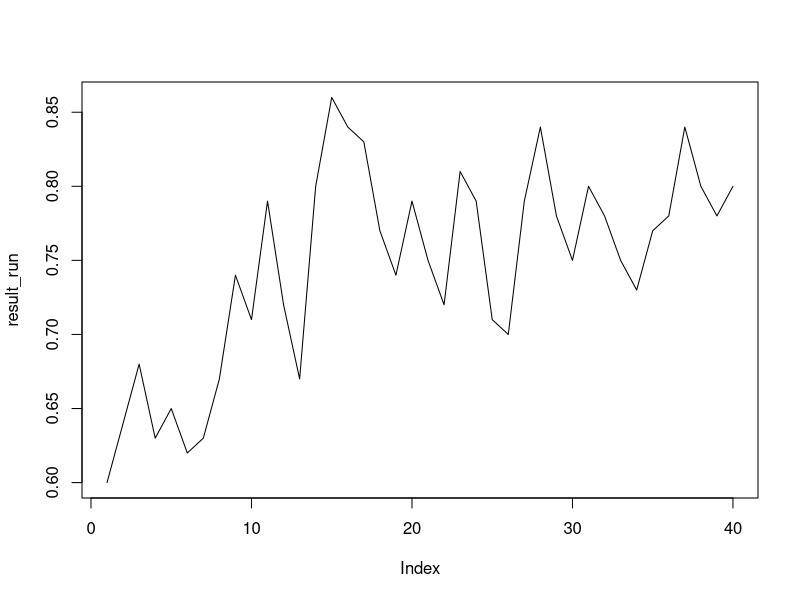

The R source for this figure: (Note: a time limit stopped this script after it produced the figure.)
# tic tac toe
#TODO: make it an shiny app
#report bug in lisp version:  (defun run) call (init)

library(purrr)

resample <- function(x, ...)
  x[sample.int(length(x), ...)]

num_rows <- 3L
num_cols <- 3L

# alpha <- 0.5
# eps <- 0.01

player_one <- 1L  #(x)
player_two <- -1L #(o)

# initializing the game
initialize <- function(init_state = 0L) {
  board <- matrix(init_state, num_rows, num_cols)
  return(board)
} ## board <- initialize(c(1,1,0,0,1,0,0,0,1))


# initializing the value table
initialize_state_value <- function(init_val = 0) {
  value_table <- rep(init_val, 512 * 512)
  value_table[[1]] <- 0.5
  return(value_table)
} ## value_table <- initialize_state_value(NA)


# hashing the board state
state_index <- function(board) {
  power_of_2 <- matrix(2 ^ (0:8), num_rows, num_cols) ## check this in more detail
  state_hash <- sum(power_of_2[board == player_one]) + (512 * sum(power_of_2[board == player_two])) + 1
  
  return(state_hash)
} ## state_index(board)


# returns the reward
reward <- function(board) {
  if (any(colSums(board) == 3L) | any(rowSums(board) == 3L) |
      any(sum(diag(board)) == 3L) |
      any(sum(diag(board[nrow(board):1, ])) == 3L)) {
    return(1)
    
  }
  else if (any(colSums(board) == -3L) | any(rowSums(board) == -3L) |
           any(sum(diag(board)) == -3L) |
           any(sum(diag(board[nrow(board):1, ])) == -3L)) {
    return(0)
  } else if (all(board != 0)) {
    return(0)
  }
  return(0.5)
}  ## reward(board)

# check for end of the game
is_done <- function(board) {
  if (any(colSums(board) == 3L) | any(rowSums(board) == 3L) |
      any(sum(diag(board)) == 3L) |
      any(sum(diag(board[nrow(board):1, ])) == 3L)) {
    return(TRUE) ## for player one
  }
  if (any(colSums(board) == -3L) | any(rowSums(board) == -3L) |
      any(sum(diag(board)) == -3L) |
      any(sum(diag(board[nrow(board):1, ])) == -3L)) {
    return(TRUE)  ## for player two
  } else if (all(board != 0)) {
    return(TRUE)  ## tie
  }
  return(FALSE) ## still games goes on!
}## is_done(board)

# getting and setting value in value table
value_get <- function(value_table, index) {
  return(value_table[[index]])
} ## value_get(value_table, state_index(board))

value_set <- function(value_table, index, value) {
  value_table[[index]] <- value
  invisible(value_table)
} ## value_table <- value_set(value_table, state_index(board), 0.13)

# next possible moves (open positions)
possible_moves <- function(board) {
  return(which(board == 0L))
} ## possible_moves(board)


next_move <- function(board, player, epsilon) {
  legal_moves <- possible_moves(board)
  if (runif(1) > epsilon) {
    # best move and also update the value of that state
    
    # iterating over 'legal_moves' and gathering their values in the 'value_table'
    values_of_legal_moves <-
      #first collecting the next possible states
      purrr::map(
        legal_moves,
        .f = next_state,
        board = board,
        player = player
      ) %>%
      # then calculating their indexes
      map_dbl(.f = state_index) %>%
      # finally getting their values
      map_dbl(.f = value_get, value_table = value_table)
    best_value <- which.max(values_of_legal_moves)
    list <- list("move" = legal_moves[best_value], "is_greedy" = T)
    return(list)
  } else {
    # exploratory move
    list <- list("move" = resample(legal_moves, 1),
                 "is_greedy" = F)
    return(list)
  }
}

# taking action in the board
next_state <- function(board, player, move){
  if (player != 1L & player != -1L)
    ## checking for correct player(+1 for player one and -1 for player two)
    stop("'player' argument in 'next_state()' must be either +1 or -1")
  
  legal_moves <- possible_moves(board)
  
  if(all(legal_moves != move))
    stop("wrong move\n choose a move from 'possible_moves()'")

  board[[move]] <- player
  val <- reward(board)
  index <- state_index(board)

  if (is.na(value_get(value_table, index)))
    value_table <<- value_set(value_table, index, val)
    invisible(board)
}

# print the board
print_board <- function(board) {
  board[board == 1L] <- "X"
  board[board == -1L] <- "O"
  board[board == 0L] <- "--"
  print(board)
} ## print_board(board)


# update the value of the states (update the 'value_table')
value_update <- function(previous_state_index, current_state_index, alpha) {
  previous_state_value <- value_get(value_table, previous_state_index)
  if(is.na(previous_state_value))
    stop("na value")
  current_state_value <- value_get(value_table, current_state_index)
  new_value <- previous_state_value + (alpha * (current_state_value - previous_state_value)) ##the update rule
  # cat("\nvalue: ", new_value, "old_val: ", previous_state_value, "current_s_val: ", current_state_value, "\n")
  value_table <- value_set(value_table, index = previous_state_index, value = new_value)
  invisible(value_table)
}


# play a full game (player_one(X) will learn and player_two(O) will act randomly)
game <- function(eps = 0.01, alpha = 0.5, verbose = F) {
  # message("starting a new game...\n")
  board <- initialize()
  if (verbose)
    print_board(board)
  while (TRUE) {
    old_state_index <- state_index(board)
    player_two_move <- next_move(board, player_two, epsilon = 1)  #epsilon sets to 1 to act randomly
    board <- next_state(board, player = player_two, move = player_two_move$move) #player_two(O) move
    if (is_done(board)) {
      if (verbose)
        print_board(board)
      
      current_state_index <- state_index(board)
      value_table <<- value_update(old_state_index, current_state_index, alpha)
      return(value_get(value_table, current_state_index))
    }
    
    player_one_move <- next_move(board, player = player_one, epsilon = eps)
    board <- next_state(board, player = player_one, move = player_one_move$move)
    if(player_one_move$is_greedy){
      current_state <- state_index(board)
      value_table <<- value_update(old_state_index, current_state, alpha)
    }
    if (verbose)
      print_board(board)
    if (is_done(board)) {
      index <- state_index(board)
      return(value_get(value_table, index))
    }
  }
}


run <- function(num_bins = 40, bin_size = 100, ...){
  value_table <<- initialize_state_value(NA)
  avg <- vector("double", num_bins)
  for(i in seq_len(num_bins)){
    temp <- vector("double", bin_size)
    for(j in seq_len(bin_size))
      temp[[j]] <- game(...)
    avg[[i]] <- print(mean(temp))
  }
  invisible(avg)
}# run()


runs <- function(num_runs = 10, num_bins = 40, bin_size = 100, ...) {
  ##CAUTION: you should make a global value_table (outside the function)
  mat <- matrix(nrow = num_runs, ncol = num_bins)
  for(i in seq_len(num_runs))
    mat[i, ] <- run(num_bins, bin_size, ...)
  
  print(colMeans(mat))
  invisible(mat)
} #runs()



## using 'game()':
value_table <- initialize_state_value(NA)
game(verbose = T)

## using 'run()'
result_run <- run(40, 100, eps = 0.01, alpha = 0.5)
plot(result_run, ty= "l")

## using 'runs()'
result_runs <- runs(10, 100, 100, eps = 0.01, alpha = 0.5)
plot(result_run, ty= "l")
